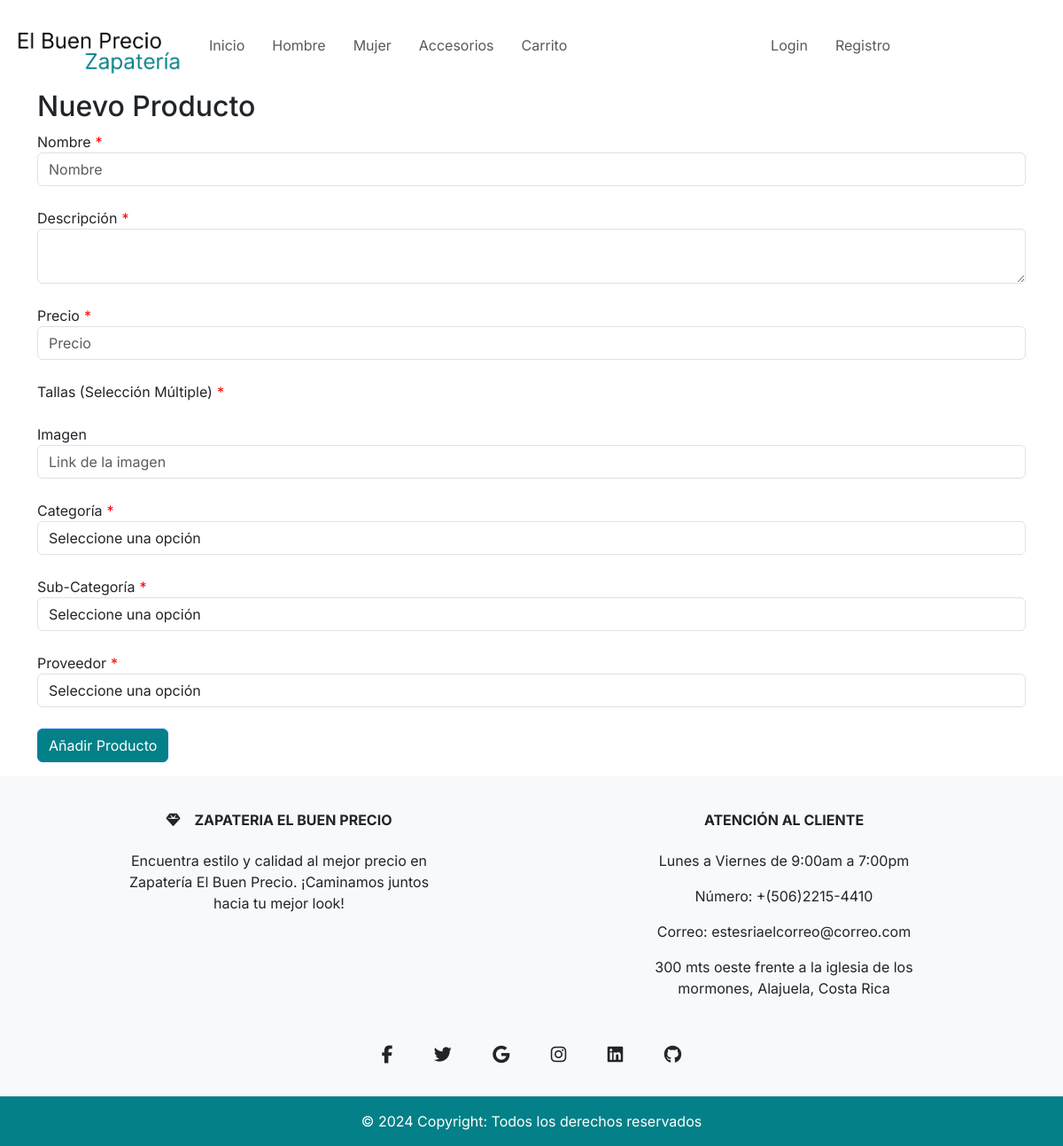
The app's page /agregarproducto.php, older data.
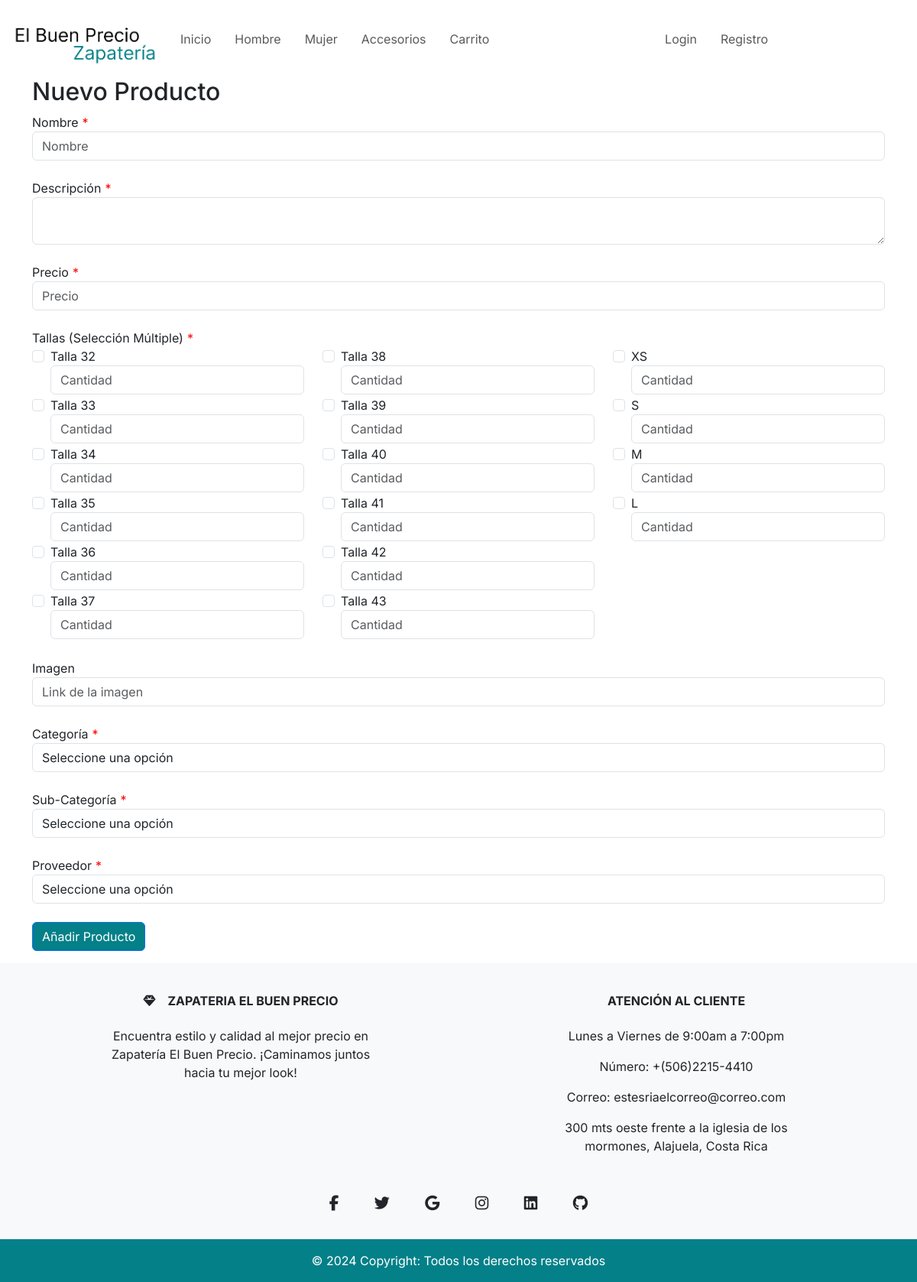
The same page, newer data.
### tables this page shows
CREATE TABLE `tallas` (
  `Id_Talla` int(11) NOT NULL,
  `Descripcion` varchar(255) NOT NULL
);

### DAL/productosCrud.php (called while the page is built, shortened)
<?php
function getArray($sql) {
    try {
        $oConexion = conectarDb();
        if(mysqli_set_charset($oConexion, "utf8")){
            if(!$result = mysqli_query($oConexion, $sql)) die();
            $retorno = array();
            while ($row = mysqli_fetch_array($result)) {
                $retorno[] = $row;
            }
        }
    } catch (\Throwable $th) {
        echo $th;
    }finally{
        Desconectar($oConexion);
    }
    return $retorno;
}
?>

### agregarproducto.php (the view, shortened to what this page needs)
<?php
require_once "DAL/productosCrud.php";
$tallas = getArray("SELECT * FROM tallas");
$nombre = $descripcion = $precio = $cantidad = $talla = $imagen = $categoria = $proveedor = $subcategoria = '';
include_once 'include/templates/header.php';
?>
<main>
    <div class="container">
        <h2>Nuevo Producto</h2>
        <form method="post" action="<?php echo $_SERVER['PHP_SELF']; ?>">
            <div class="form-group">
                <label for="nombre">Nombre<span class="required">*</span></label>
                <input type="text" class="form-control" id="nombre" name="nombre" placeholder="Nombre" maxlength="255"
                    value="<?php echo htmlspecialchars($nombre); ?>">
            </div>
            <br>
            <div class="form-group">
                <label for="descripcion">Descripción<span class="required">*</span></label>
                <textarea class="form-control" id="descripcion" name="descripcion" rows="2"
                    maxlength="255"><?php echo htmlspecialchars($descripcion); ?></textarea>
            </div>
            <br>
            <div class="form-group">
                <label for="precio">Precio<span class="required">*</span></label>
                <input type="number" class="form-control" id="precio" name="precio" placeholder="Precio"
                    value="<?php echo htmlspecialchars($precio); ?>">
            </div>
            <br>
            <div class="form-group">
                <label>Tallas (Selección Múltiple)<span class="required">*</span></label>
                <div class="row">
                    <?php $colSize = ceil(count($tallas) / 3); ?>
                    <?php foreach ($tallas as $index => $tallaItem): ?>
                    <?php if ($index % $colSize === 0): ?>
                    <div class="col-md-4">
                        <?php endif; ?>
                        <div class="form-check">
                            <input class="form-check-input" type="checkbox"
                                id="talla_<?php echo $tallaItem['Id_Talla']; ?>" name="talla[]"
                                value="<?php echo $tallaItem['Id_Talla']; ?>">
                            <label class="form-check-label" for="talla_<?php echo $tallaItem['Id_Talla']; ?>">
                                <?php echo $tallaItem['Descripcion']; ?>
                            </label>
                            <input type="number" class="form-control"
                                id="cantidad_<?php echo $tallaItem['Id_Talla']; ?>"
                                name="cantidad[<?php echo $tallaItem['Id_Talla']; ?>]" placeholder="Cantidad">
                        </div>
                        <?php if (($index + 1) % $colSize === 0 || ($index + 1) === count($tallas)): ?>
                    </div>
                    <?php endif; ?>
                    <?php endforeach; ?>
                </div>
            </div>
            <br>
            <div class="form-group">
                <label for="imagen">Imagen</label>
                <input type="text" class="form-control" id="Imagen" name="imagen" placeholder="Link de la imagen"
                    maxlength="255" value="<?= $imagen ?>">
            </div>
            <br>
            <div class="form-group">
                <label for="categoria">Categoría<span class="required">*</span></label>
                <select class="form-control" id="categoria" name="categoria">
                    <option value="" disabled selected>Seleccione una opción</option>
                </select>
            </div>
            <br>
            <div class="form-group">
                <label for="subcategoria">Sub-Categoría<span class="required">*</span></label>
                <select class="form-control" id="subcategoria" name="subcategoria">
                    <option value="" disabled selected>Seleccione una opción</option>
                </select>
            </div>
            <br>
            <div class="form-group">
                <label for="proveedor">Proveedor<span class="required">*</span></label>
                <select class="form-control" id="proveedor" name="proveedor">
                    <option value="" disabled selected>Seleccione una opción</option>
                </select>
            </div>
            <br>
            <div>
                <button type="submit" class="btn btn-primary color-boton">Añadir Producto</button>
            </div>
        </form>
    </div>
</main>
<?php
include_once 'include/templates/footer.php';
?>

Row changes from the older to the newer data that the page shows:
added tallas: Descripcion "Talla 32"
added tallas: Descripcion "Talla 33"
added tallas: Descripcion "Talla 34"
added tallas: Descripcion "Talla 35"
added tallas: Descripcion "Talla 36"
added tallas: Descripcion "Talla 37"
added tallas: Descripcion "Talla 38"
added tallas: Descripcion "Talla 39"
added tallas: Descripcion "Talla 40"
added tallas: Descripcion "Talla 41"
added tallas: Descripcion "Talla 42"
added tallas: Descripcion "Talla 43"
added tallas: Descripcion "XS"
added tallas: Descripcion "S"
added tallas: Descripcion "M"
added tallas: Descripcion "L"
